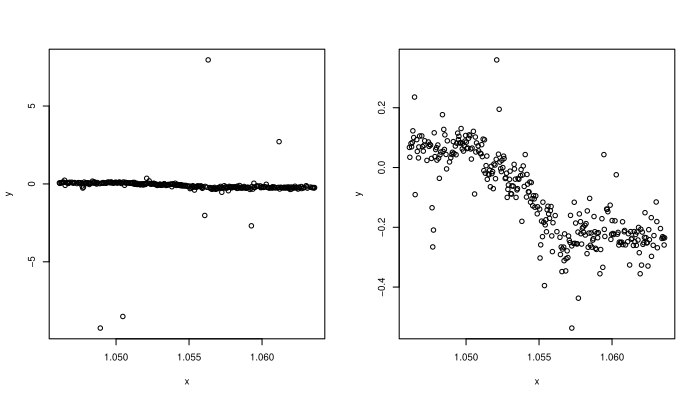

This chart was generated by the following R code:
load("Data.d")
attach(D)
s <- abs(y) < 1  # try plotting only the subsample as in RD' s plots
xx <- x[s]
yy <- y[s]
pdf("fig1.pdf",height = 4, width = 7)
par(mfrow=c(1,2),cex = .6)
plot(x,y,xlab = "x", ylab = "y")
plot(xx,yy,xlab = "x", ylab = "y")
dev.off()
